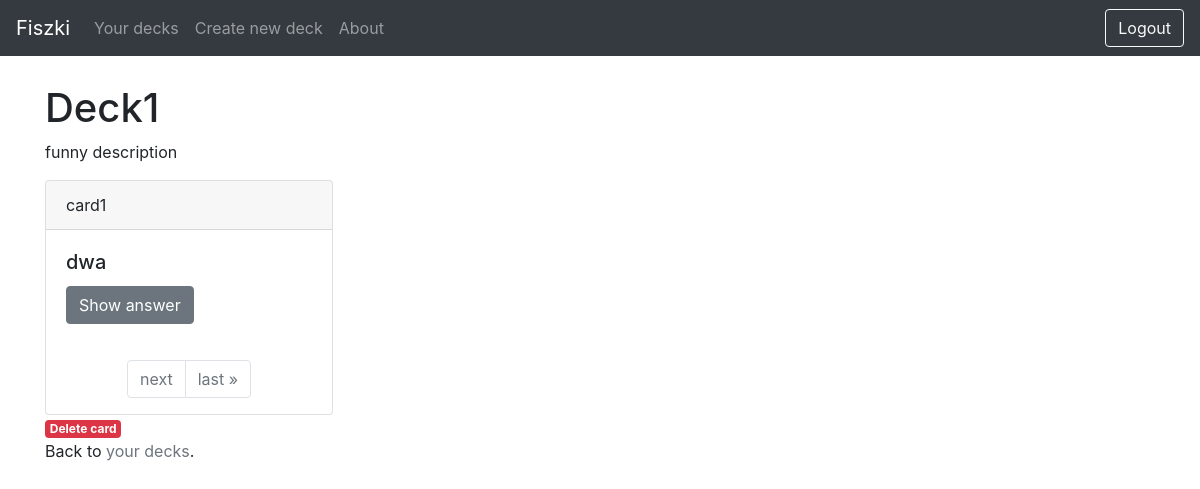
/decks/deck1/learning/ (signed in), run on an earlier commit of the app's database.
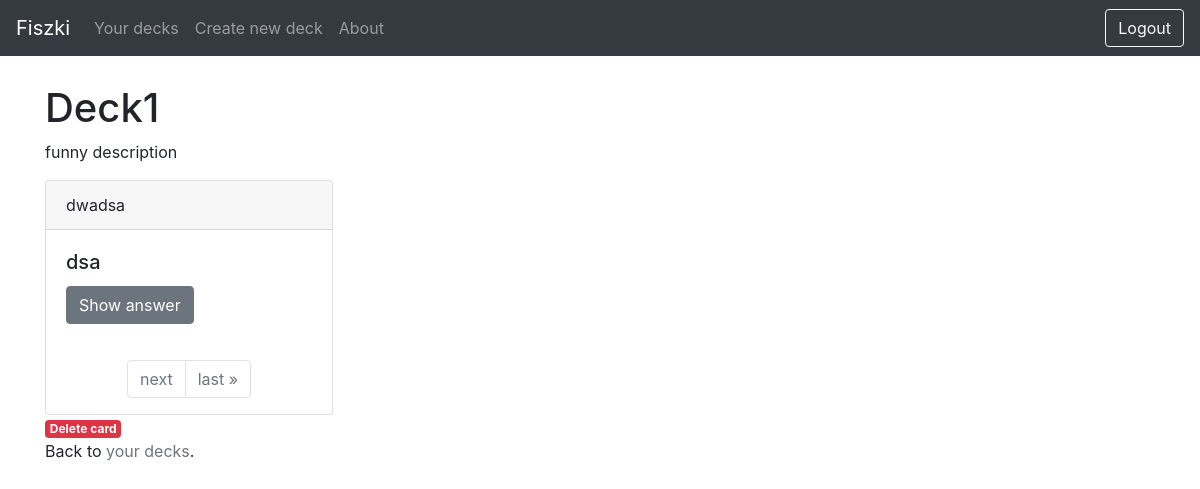
And on a later commit of the database.
### decks/models.py (models this page shows, shortened)
class Card(models.Model):
    deck = models.ForeignKey(Deck, on_delete=models.CASCADE, related_name='cards')
    author = models.ForeignKey(settings.AUTH_USER_MODEL, on_delete=models.CASCADE)
    name = models.CharField(max_length=255)
    front = models.TextField()
    back = models.TextField()

### decks/views.py (the view)
# urls.py: path('<slug:slug>/learning/', views.LearningView, name='learning'),
@login_required
def LearningView(request, slug):
    deck = Deck.objects.get(slug=slug, author=request.user)
    card_list = Card.objects.filter(deck=deck, author=request.user)
    paginator = Paginator(card_list, 1)
    page = request.GET.get('page')
    context_dict = {}
    try:
        deck = Deck.objects.get(slug=slug, author=request.user)
        cards = Card.objects.filter(deck=deck, author=request.user)
        cards = paginator.page(page)
        context_dict['cards'] = cards
        context_dict['deck'] = deck
    except PageNotAnInteger:
        cards = paginator.page(1)
    except EmptyPage:
        cards = paginator.page(paginator.num_pages)
    except Deck.DoesNotExist:
        context_dict['cards'] = None
        context_dict['deck'] = None
    return render(request, 'learning.html', {'cards': cards, 'deck': deck, 'page': page, })

### templates/learning.html (shortened to what this page needs)
{% extends 'base.html' %}
{% load staticfiles %}
{% block content %}
<br />
  {% if deck %}
    <h1>{{ deck.name }}</h1>
    <p>{{ deck.description }}</p>
    {% if cards %}
      {% for card in cards %}
        <div class="card" style="max-width: 18rem;">
        <div class="card-header">{{ card.name }}</div>
      <div class="card-body">
      <h5 class="card-title">{{ card.front }}</h5>
        <p>
        <button class="btn btn-secondary" type="button" data-toggle="collapse" data-target="#collapseExample" aria-expanded="false" aria-controls="collapseExample">
        Show answer
        </button>
        </p>
      </div>
      <nav aria-label="Page navigation example">
          <ul class="pagination justify-content-center">
              {% if cards.has_next %}
                <li class="page-item"><a class="page-link" href="?page={{ cards.next_page_number }}"><span class="text-secondary">next</span></a></li>
                <li class="page-item"><a class="page-link" href="?page={{ cards.paginator.num_pages }}"><span class="text-secondary">last &raquo;</span></a></li>
              {% endif %}
          </ul>
      </nav>
      </div>
      <a href="{% url 'card_delete' card.id %}"><span class="badge badge-danger">Delete card</span></a>
      {% endfor %}
    {% else %}
      <strong>No cards currently in deck.</strong>
    {% endif %}
  {% else %}
    The specified deck does not exist!
  {% endif %}
  <p>Back to <a class="text-secondary" href="{% url 'deck_list' %}">your decks</a>.</p>
{% endblock %}

What changed in the data, as far as the page shows it:
removed Card: name "card1", front "dwa"
now on this page (row unchanged): Card: name "dwadsa", front "dsa"
